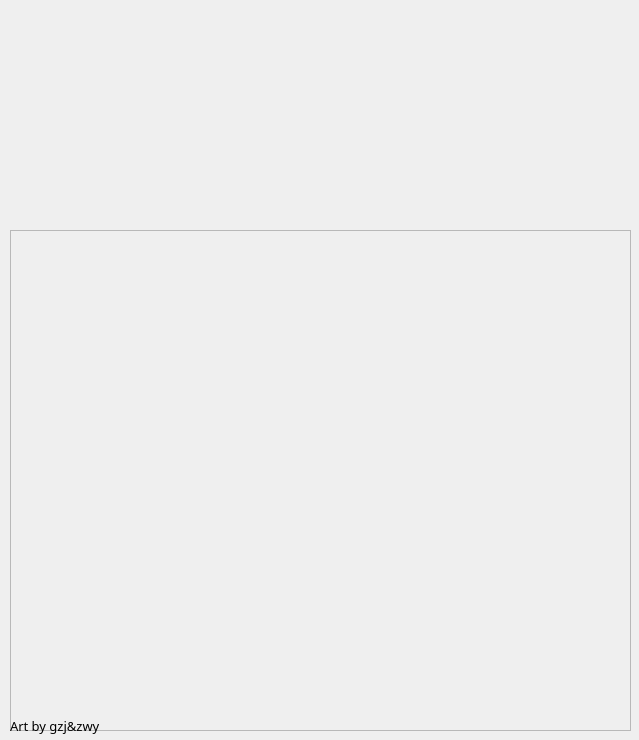
<?xml version="1.0" encoding="UTF-8"?>
<ui version="4.0">
 <class>ImageDialog</class>
 <widget class="QDialog" name="ImageDialog">
  <property name="geometry">
   <rect>
    <x>0</x>
    <y>0</y>
    <width>639</width>
    <height>740</height>
   </rect>
  </property>
  <property name="windowTitle">
   <string>Dialog</string>
  </property>
  <widget class="QLabel" name="mypic">
   <property name="geometry">
    <rect>
     <x>35</x>
     <y>10</y>
     <width>561</width>
     <height>211</height>
    </rect>
   </property>
   <property name="font">
    <font>
     <family>微软雅黑 Light</family>
     <pointsize>10</pointsize>
    </font>
   </property>
   <property name="text">
    <string/>
   </property>
   <property name="scaledContents">
    <bool>true</bool>
   </property>
  </widget>
  <widget class="QLabel" name="mainlabel">
   <property name="geometry">
    <rect>
     <x>20</x>
     <y>240</y>
     <width>601</width>
     <height>471</height>
    </rect>
   </property>
   <property name="text">
    <string/>
   </property>
   <property name="scaledContents">
    <bool>true</bool>
   </property>
  </widget>
  <widget class="QScrollArea" name="scrollArea">
   <property name="geometry">
    <rect>
     <x>10</x>
     <y>230</y>
     <width>621</width>
     <height>501</height>
    </rect>
   </property>
   <property name="font">
    <font>
     <family>微软雅黑 Light</family>
     <pointsize>10</pointsize>
    </font>
   </property>
   <property name="widgetResizable">
    <bool>true</bool>
   </property>
   <widget class="QWidget" name="scrollAreaWidgetContents">
    <property name="geometry">
     <rect>
      <x>0</x>
      <y>0</y>
      <width>619</width>
      <height>499</height>
     </rect>
    </property>
    <zorder>mainlabel</zorder>
    <zorder>label</zorder>
   </widget>
  </widget>
  <widget class="QLabel" name="label">
   <property name="geometry">
    <rect>
     <x>10</x>
     <y>715</y>
     <width>161</width>
     <height>21</height>
    </rect>
   </property>
   <property name="font">
    <font>
     <family>微软雅黑 Light</family>
     <pointsize>10</pointsize>
    </font>
   </property>
   <property name="text">
    <string>Art by gzj&amp;zwy</string>
   </property>
  </widget>
 </widget>
 <resources/>
 <connections/>
</ui>
